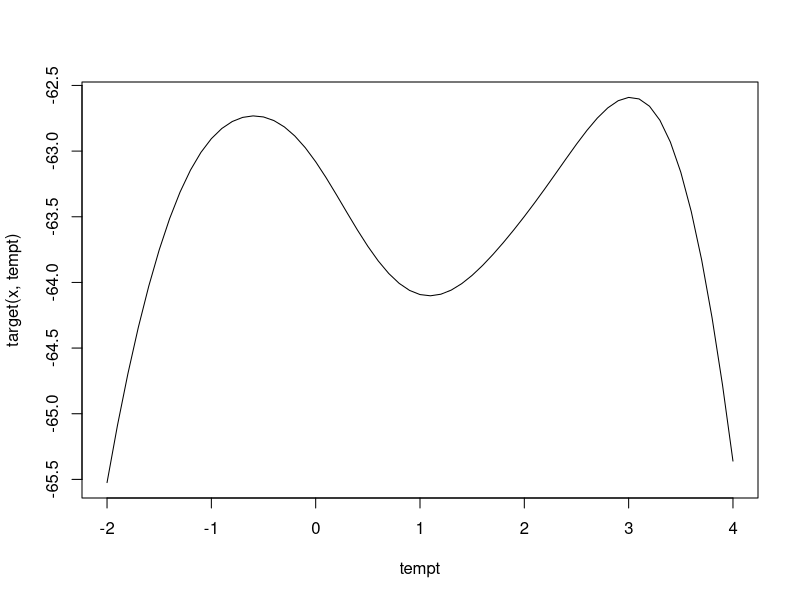
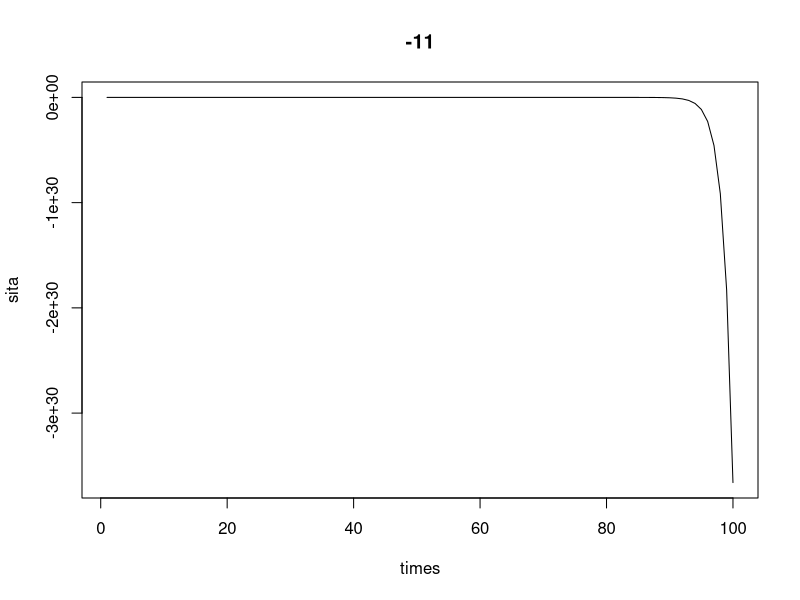
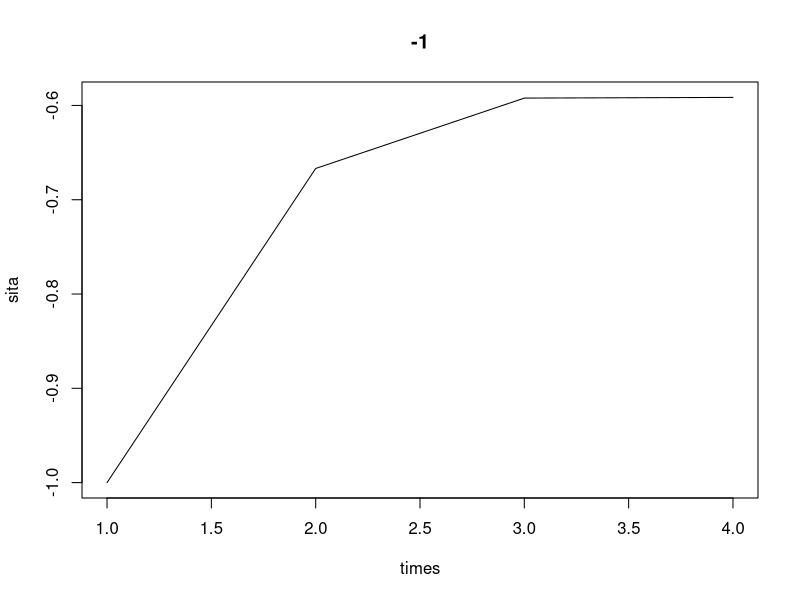
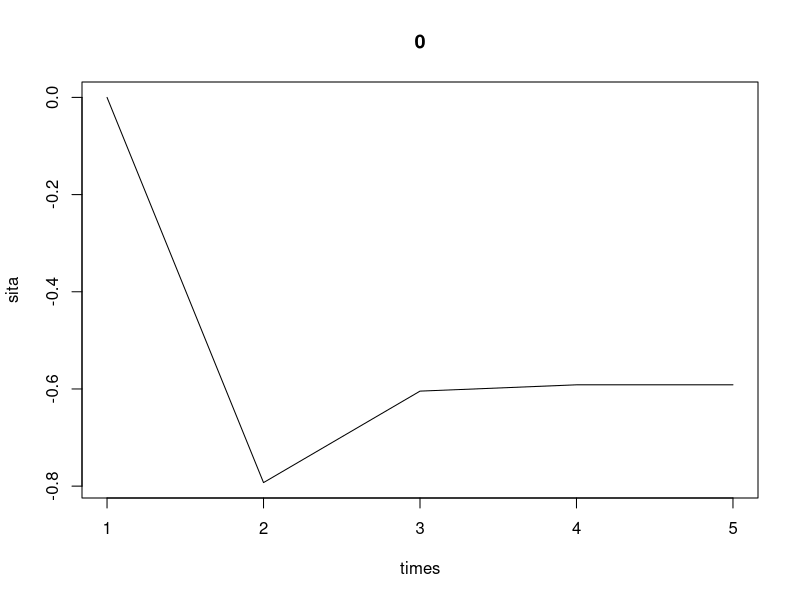
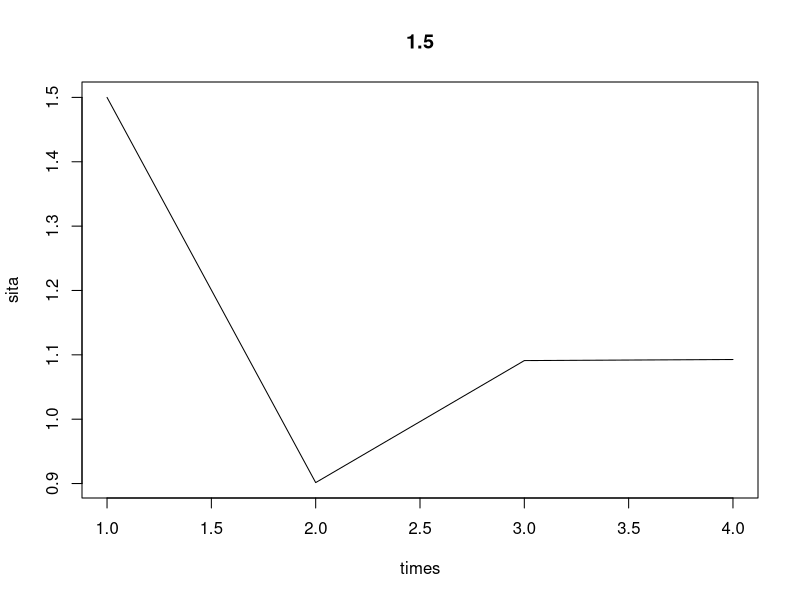
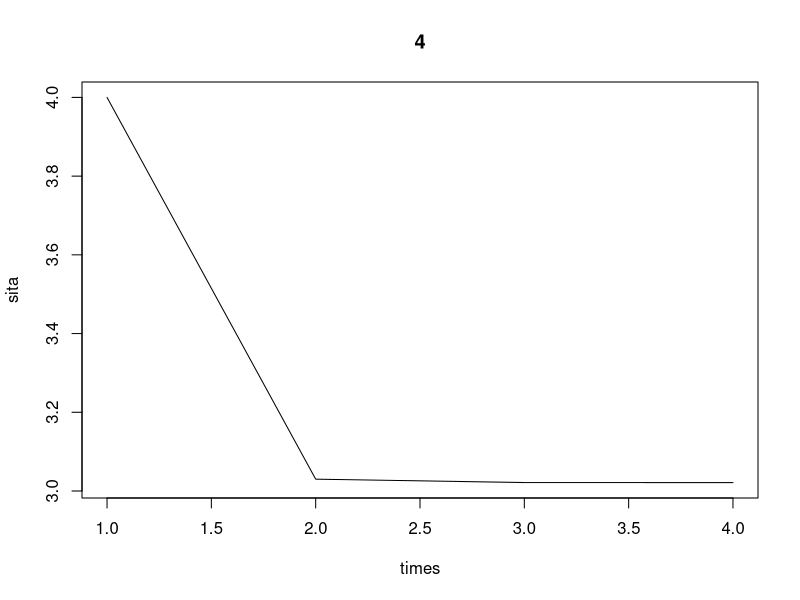
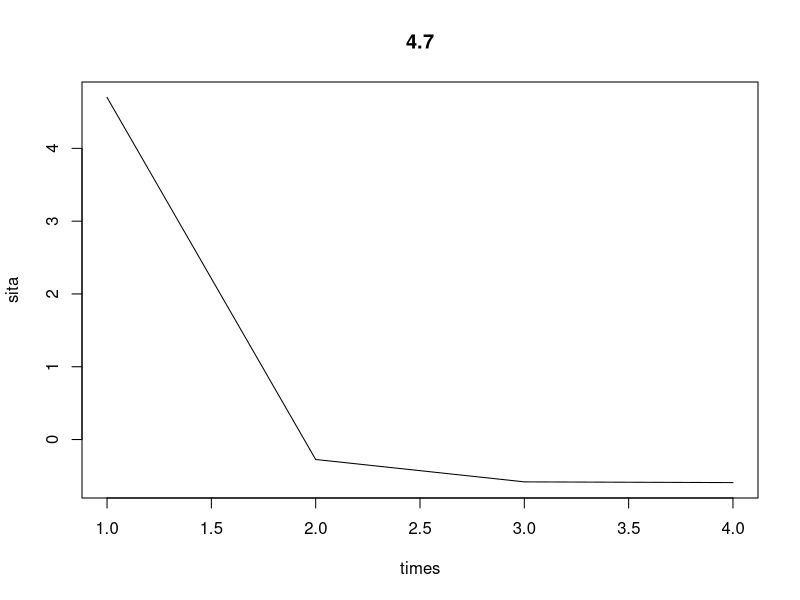
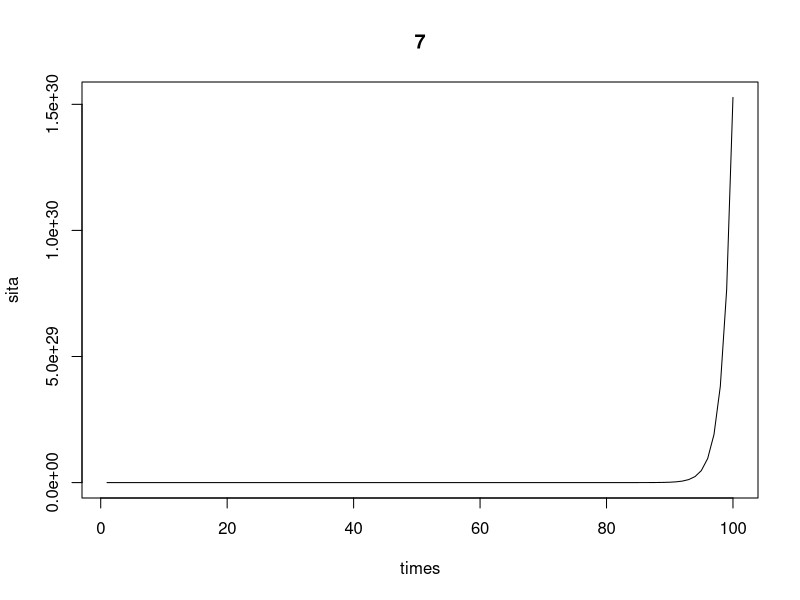

Here is the R script that generated these plots, in order:
## ---- chunk 1
target <- function(x,sita){
  n=length(x)
  value <--n*log(pi)
  for (i in 1:n){
    value <- value-log(1+(sita-x[i])^2)
  }
  return(value)
}
x <- c(1.77, -0.23, 2.76, 3.80, 3.47, 56.75, -1.34, 4.24, -2.44,
       3.29, 3.71, -2.40, 4.53, -0.07, -1.05, -13.87, -2.53, -1.75)


derivitive1 <- function(x,sita){
  value <- 0
  for (i in 1:length(x)){
    value <- value-2*(sita-x[i])/(1+(sita-x[i])^2)
  }
  return(value)
}

derivitive2 <- function(s,sita){
  value <- 0
  for (i in 1:length(x)){
    value <- value-2*((1-(sita-x[i])^2)/(1+(sita-x[i])^2)^2)
  }
  return(value)
}


estimate <- function(initilal_value){
  sita <- array()
  sita[1] <- initilal_value
  i <- 1
  difference <- 100
  while(abs(difference)>10^(-4)&i<100){
    sita[i+1] <- sita[i]-derivitive1(x,sita[i])/derivitive2(x,sita[i])
    difference <- target(x,sita[i+1])-target(x,sita[i])
    i <- i+1
  }
  plot(sita,type='l',main=initilal_value,xlab = 'times')
}
tempt <- seq(-2,4,by=0.1)
plot(tempt,target(x,tempt),type = 'l')
start_points <- c(-11, -1, 0, 1.5, 4, 4.7, 7, 8)

for(i in 1:length(start_points)){
  estimate(start_points[i])
}

estimate(mean(start_points))

## ---- chunk 2
derivitive1 <- function(x,sita){
  value <- 0
  for (i in 1:length(x)){
    value <- value-2*(sita-x[i])/(1+(sita-x[i])^2)
  }
  return(value)
}

derivitive2 <- function(s,sita){
  value <- 0
  for (i in 1:length(x)){
    value <- value-2*((1-(sita-x[i])^2)/(1+(sita-x[i])^2)^2)
  }
  return(value)
}
## ---- chunk 3
plot(tempt,target(x,tempt),type = 'l')
## ---- chunk 4
for(i in 1:length(start_points)){
  estimate(start_points[i])
}
## ---- chunk 5
estimate(mean(start_points))
## ---- chunk 6
x <- c(1.77, -0.23, 2.76, 3.80, 3.47, 56.75, -1.34, 4.24, -2.44,
       3.29, 3.71, -2.40, 4.53, -0.07, -1.05, -13.87, -2.53, -1.75)


derivitive1 <- function(x,sita){
  value <- 0
  for (i in 1:length(x)){
    value <- value-2*(sita-x[i])/(1+(sita-x[i])^2)
  }
  return(value)
}

G <- function(alpha,x,sita){
  value <- alpha*derivitive1(x,sita)+sita
  return(value)
}


estimate <- function(start_points,alpha){
  sita <- array()
  sita[1] <- start_points
  difference <- 100
  i <- 1
  while(abs(difference)>10^(-4)&i<100){
    sita[i+1] <- G(alpha,x,sita[i])
    difference <- sita[i+1]-sita[i]
    i <- i+1
  }
  plot(sita,type='l',main=c(start_points,alpha),xlab='times')
}
start_points <- c(-11, -1, 0, 1.5, 4, 4.7, 7, 8)
alpha <- c(1, 0.64, 0.25)
for(i in 1:length(alpha)){
  for(j in 1:length(start_points)){
    estimate(start_points[j],alpha[i])
  }
}
## ---- chunk 7
derivitive1 <- function(x,sita){
  value <- 0
  for (i in 1:length(x)){
    value <- value-2*(sita-x[i])/(1+(sita-x[i])^2)
  }
  return(value)
}

G <- function(alpha,x,sita){
  value <- alpha*derivitive1(x,sita)+sita
  return(value)
}

## ---- chunk 8
for(i in 1:length(alpha)){
  for(j in 1:length(start_points)){
    estimate(start_points[j],alpha[i])
  }
}
## ---- chunk 9
x <- c(1.77, -0.23, 2.76, 3.80, 3.47, 56.75, -1.34, 4.24, -2.44,
       3.29, 3.71, -2.40, 4.53, -0.07, -1.05, -13.87, -2.53, -1.75)

derivitive1 <- function(x,sita){
  value <- 0
  for (i in 1:length(x)){
    value <- value-2*(sita-x[i])/(1+(sita-x[i])^2)
  }
  return(value)
}

I <- length(x)/2

estimate <- function(start_points){
  sita <- array()
  sita[1] <- start_points
  difference <- 100
  i <- 1
  while (abs(difference>10^(-4)&i<100)) {
    sita[i+1] <- sita[i]+derivitive1(x,sita[i])/I
    difference <- sita[i+1]-sita[i]
    i <- i+1
  }
  plot(sita,type='l',main=start_points,xlab='times')
}
start_points <- c(-11, -1, 0, 1.5, 4, 4.7, 7, 8)
for(i in 1:length(start_points)){
  estimate(start_points[i])
}
## ---- chunk 10
derivitive1 <- function(x,sita){
  value <- 0
  for (i in 1:length(x)){
    value <- value-2*(sita-x[i])/(1+(sita-x[i])^2)
  }
  return(value)
}

I <- length(x)/2
## ---- chunk 11
for(i in 1:length(start_points)){
  estimate(start_points[i])
}
## ---- chunk 12
x <- c(3.91, 4.85, 2.28, 4.06, 3.70, 4.04, 5.46, 3.53, 2.28, 1.96,
     2.53, 3.88, 2.22, 3.47, 4.82, 2.46, 2.99, 2.54, 0.52)

theta <- seq(-pi,pi,by=0.001)

loglikelihood <- function(x,theta){
  value <- 0
  for (i in 1:length(x)){
    value <- value+log((1-cos(x[i]-theta))/(2*pi))
  }
  return(value)
}

value <- array()
for (i in 1:length(theta)){
  value[i] <- loglikelihood(x,theta[i])
}

plot(theta,value,type = 'l')
mm <- mean(x)
target <- asin(mm-pi)

derivetive1 <- function(x,theta){
  value <- 0
  for (i in 1:length(x)){
    value <- value+sin(x[i]-theta)/(1-cos(x[i]-theta))
  }
  return(value)
}

derivetive2 <- function(x,theta){
  value <- 0
  for (i in 1:length(x)){
    value <- value-1/(cos(x[i]-theta)-1)
  }
  return(value)
}


MLE <- function(theta){
  diff <- 1
  i <- 1
  while(abs(diff)>10^(-4)){
    theta[i+1] <- theta[i]-derivetive1(x,theta[i])/derivetive2(x,theta[i])
    diff <- theta[i+1]-theta[i]
    i <- i+1
  }
  return(theta)
}

theta <- array()
theta[1] <- target
s <- MLE(theta)
theta <- array()
theta[1] <- -2.7
ss <- MLE(theta)
theta <- array()
theta[1] <- 2.7
sss <- MLE(theta)

textt <- seq(-pi,pi,length.out=200)
m <- list()
for (i in 1:length(textt)){
  theta <- array()
  theta[1] <- textt[i]
  k <- MLE(theta)
  k <- data.frame(k)
  m[i] <- k
}

result <- array()
for (i in 1:length(m)){
  l <- m[[i]]
  result[i] <- l[length(l)]
}

j <- 1
num <- list()
for (i in 1:length(result)){
  if (abs(result[i]-result[j])>10^(-4)){
    j <- i
    num <- append(num,j-1)
   }
}
## ---- chunk 13
target <- asin(mm-pi)
print(target)
target1 <- pi-target
print(target1)
## ---- chunk 14
loglikelihood <- function(x,theta){
  value <- 0
  for (i in 1:length(x)){
    value <- value+log((1-cos(x[i]-theta))/(2*pi))
  }
  return(value)
}
for (i in 1:length(result)){
  if (abs(result[i]-result[j])>10^(-4)){
    j <- i
    num <- append(num,j-1)
   }
}
num <- unique(num)
print(unique(num[1:length(num)-1]))
## ---- chunk 15
plot(value,type = 'l',xlab='theta')
## ---- chunk 16
MLE <- function(theta){
  diff <- 1
  i <- 1
  while(abs(diff)>10^(-4)){
    theta[i+1] <- theta[i]-derivetive1(x,theta[i])/derivetive2(x,theta[i])
    diff <- theta[i+1]-theta[i]
    i <- i+1
  }
  plot(theta,type='l')
  return(theta)
}

theta <- array()
theta[1] <- target
s <- MLE(theta)
## ---- chunk 17


beetles <- data.frame(
  days    = c(0,  8,  28,  41,  63,  69,   97, 117,  135,  154),
  beetles = c(2, 47, 192, 256, 768, 896, 1120, 896, 1184, 1024))

r <- 0.1
k <- 100
N0 <- 2
A_matrix <- function(r,k,times){
  A <- matrix(nrow=times,ncol=2)
  for (i in 1:times){
    A[i,1] <- (N0^2-N0^2*exp(-1*r*beetles$days[i]))/((N0+(k-N0)*exp(-1*r*beetles$days[i]))^2)
    A[i,2] <- beetles$days[i]*(k-N0)*exp(-1*r*beetles$days[i])*k*N0/((N0+(k-N0)*exp(-1*r*beetles$days[i]))^2)
  }
  A
}


Z_matrix <- function(r,k,times){
  z <- matrix(nrow=times,ncol=1)
  for (i in 1:times){
    z[i,1] <- beetles$beetles[i]-k*2/(2+(k-2)*exp(-r*beetles$days[i]))
  }
  z
}

theta <- list()
sss <- t(cbind(k,r))
theta[1] <- data.frame(sss)
temt <- theta[[1]]


error <- function(theta,i){
  n1 <- theta[[i+1]]
  n2 <- theta[[i]]
  error <- abs(n1[1]-n2[1])+abs(n1[2]-n2[2])
}
i <- 1
error1 <- 100
while(error1>10^(-4)){
  temt <- theta[[i]]
  s <- A_matrix(temt[2],temt[1],10)
  m <- Z_matrix(temt[2],temt[1],10)
  argue <- solve(t(s)%*%s)%*%t(s)%*%m
  theta[[i+1]] <- theta[[i]]+argue
  error1 <- error(theta,i)
  i <- i+1
}

NT <- function(r,k,i){
  value <- k*2/(2+(k-2)*exp(-r*beetles$days[i]))
}

errors <- function(r,k,times){
  zz <- Z_matrix(r,k,times)
  value <- 0
  for (i in 1:length(zz)){
    value <- zz[i]^2+value
  }
  return(value)
}

kk <- array()
for(i in 1:length(theta)){
  parameter <- theta[[i]]
  kk [i]<- errors(parameter[2],parameter[1],10)
}
plot(kk,type='l')
## ---- chunk 18
A_matrix <- function(r,k,times){
  A <- matrix(nrow=times,ncol=2)
  for (i in 1:times){
    A[i,1] <- (N0^2-N0^2*exp(-1*r*beetles$days[i]))/((N0+(k-N0)*exp(-1*r*beetles$days[i]))^2)
    A[i,2] <- beetles$days[i]*(k-N0)*exp(-1*r*beetles$days[i])*k*N0/((N0+(k-N0)*exp(-1*r*beetles$days[i]))^2)
  }
  A
}


Z_matrix <- function(r,k,times){
  z <- matrix(nrow=times,ncol=1)
  for (i in 1:times){
    z[i,1] <- beetles$beetles[i]-k*2/(2+(k-2)*exp(-r*beetles$days[i]))
  }
  z
}
## ---- chunk 19
plot(kk,type='l',xlab='times')
## ---- chunk 20


beetles <- data.frame(
  days    = c(0,  8,  28,  41,  63,  69,   97, 117,  135,  154),
  beetles = c(2, 47, 192, 256, 768, 896, 1120, 896, 1184, 1024))

times <- beetles$days
n <- beetles$beetles
u <- expression(-log((2*pi*sigma)^0.5)-((log(N)-log(k*2/(2+(k-2)*exp(-r*t))))^2)/(2*(sigma^2)))

d_sigma <- as.expression(D(u,'sigma'))
dd_sigma <- as.expression(D(d_sigma,'sigma'))

d_k <-as.expression(D(u,'k'))
dd_k <- as.expression(D(d_k,'k'))

d_r <- as.expression(D(u,'r'))
dd_r <- as.expression(D(d_r,'r'))

theta <- list()
theta[1]<- data.frame(c(1,1000,0.1))

m <- theta[[1]]
value <- 0
value1 <- 0
value2 <- 0
for(i in 1:length(times)){
  t=times[i]
  N=n[i]
  sigma=1
  k=1000
  r=0.1
  value <- value+eval(dd_sigma)
  value1 <- value1+eval(dd_k)
  value2 <- value2+eval(dd_r)

}

#m <- theta[[1]]
times <- beetles$days

get_d_sigma <- function(m){
  kk <- 0
  for(i in 1:length(beetles$days)){
    kk <- kk+eval(d_sigma,envir=list(sigma=m[1],k=m[2],r=m[3],t=times[i],N=n[i]))
  }
  return(kk)
}

get_dd_sigma <- function(m){
  kk <- 0
  for(i in 1:length(beetles$days)){
    kk <- kk+eval(dd_sigma,envir=list(sigma=m[1],k=m[2],r=m[3],t=times[i],N=n[i]))
    #kk[2] <- kk[2]+eval(dd_sigma,envir=list(sigma=m[1],k=m[2],r=m[3],t=times[i],N=n[i]))
    #result <- kk[1]/kk[2]
  }
  return(kk)
}

get_d_k <- function(m){
  kk <- 0
  for(i in 1:length(beetles$days)){
    kk <- kk+eval(d_k,envir=list(sigma=m[1],k=m[2],r=m[3],t=times[i],N=n[i]))
  }
  return(kk)
}

get_dd_k <- function(m){
  kk <- 0
  for(i in 1:length(beetles$days)){
    kk <- kk+eval(dd_k,envir=list(sigma=m[1],k=m[2],r=m[3],t=times[i],N=n[i]))
    #kk[2] <- kk[2]+eval(dd_sigma,envir=list(sigma=m[1],k=m[2],r=m[3],t=times[i],N=n[i]))
    #result <- kk[1]/kk[2]
  }
  return(kk)
}

get_d_r <- function(m){
  kk <- 0
  for(i in 1:length(beetles$days)){
    kk <- kk+eval(d_r,envir=list(sigma=m[1],k=m[2],r=m[3],t=times[i],N=n[i]))
  }
  return(kk)
}

get_dd_r <- function(m){
  kk <- 0
  for(i in 1:length(beetles$days)){
    kk <- kk+eval(dd_r,envir=list(sigma=m[1],k=m[2],r=m[3],t=times[i],N=n[i]))
  }
  return(kk)
}

result <- get_dd_k(m)
error <- function(theta,i){
  n1 <- theta[[i+1]]
  n2 <- theta[[i]]
  error <- sum(abs(n1 - n2))
  return(error)
}

difference <- 100
i <- 1
kF <- m[2]
rF <- m[3]
sigmaF <- m[1]
while(difference>0.000001&i<1000){
  m <- theta[[i]]
  kF <- kF-(get_d_k(m)/get_dd_k(m))
  rF <- rF-(get_d_r(m)/get_dd_r(m))
  sigmaF <- sigmaF-(get_d_sigma(m)/get_dd_sigma(m))
  theta[i+1] <- data.frame(c(sigmaF,kF,rF))
  updatek <- abs((get_d_k(m)/get_dd_k(m)))
  updater <- abs((get_d_r(m)/get_dd_r(m)))
  updatesigma <- abs((get_d_sigma(m)/get_dd_sigma(m)))
  #difference <- error(theta,i)
  difference <- updatek + updater + updatesigma
  i <- i+1
  
}
print(i)
print(kF)
print(rF)
print(sigmaF)

## ---- chunk 21
d_sigma <- as.expression(D(u,'sigma'))
dd_sigma <- as.expression(D(d_sigma,'sigma'))

d_k <-as.expression(D(u,'k'))
dd_k <- as.expression(D(d_k,'k'))

d_r <- as.expression(D(u,'r'))
dd_r <- as.expression(D(d_r,'r'))
## ---- chunk 22
print(i)
## ---- chunk 23
print(kF)
print(rF)
print(sigmaF)
